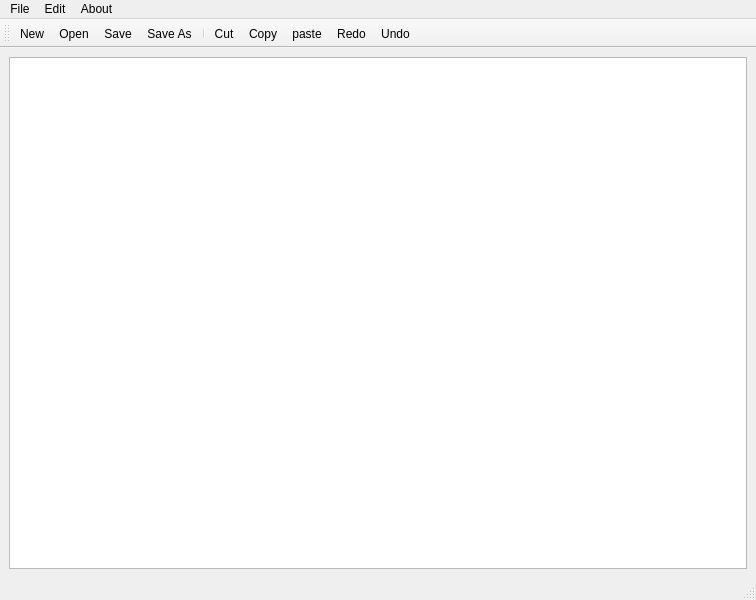
<?xml version="1.0" encoding="UTF-8"?>
<ui version="4.0">
 <class>MainWindow</class>
 <widget class="QMainWindow" name="MainWindow">
  <property name="geometry">
   <rect>
    <x>0</x>
    <y>0</y>
    <width>756</width>
    <height>600</height>
   </rect>
  </property>
  <property name="windowTitle">
   <string>MainWindow</string>
  </property>
  <widget class="QWidget" name="centralwidget">
   <layout class="QHBoxLayout" name="horizontalLayout">
    <item>
     <widget class="QTextEdit" name="textEdit"/>
    </item>
   </layout>
  </widget>
  <widget class="QStatusBar" name="statusbar"/>
  <widget class="QMenuBar" name="menubar">
   <property name="geometry">
    <rect>
     <x>0</x>
     <y>0</y>
     <width>756</width>
     <height>21</height>
    </rect>
   </property>
   <widget class="QMenu" name="menuFile">
    <property name="title">
     <string>File</string>
    </property>
    <addaction name="actionNew"/>
    <addaction name="actionOpen"/>
    <addaction name="separator"/>
    <addaction name="separator"/>
    <addaction name="actionSave"/>
    <addaction name="actionSave_As"/>
    <addaction name="separator"/>
   </widget>
   <widget class="QMenu" name="menuEdit">
    <property name="title">
     <string>Edit</string>
    </property>
    <addaction name="actionCut"/>
    <addaction name="actionCopy"/>
    <addaction name="actionpaste"/>
    <addaction name="actionRedo"/>
    <addaction name="actionUndo"/>
   </widget>
   <widget class="QMenu" name="menuAbout">
    <property name="title">
     <string>About</string>
    </property>
    <addaction name="actionabout"/>
   </widget>
   <addaction name="menuFile"/>
   <addaction name="menuEdit"/>
   <addaction name="menuAbout"/>
  </widget>
  <widget class="QToolBar" name="toolBar">
   <property name="windowTitle">
    <string>toolBar</string>
   </property>
   <attribute name="toolBarArea">
    <enum>TopToolBarArea</enum>
   </attribute>
   <attribute name="toolBarBreak">
    <bool>false</bool>
   </attribute>
   <addaction name="actionNew"/>
   <addaction name="actionOpen"/>
   <addaction name="actionSave"/>
   <addaction name="actionSave_As"/>
   <addaction name="separator"/>
   <addaction name="actionCut"/>
   <addaction name="actionCopy"/>
   <addaction name="actionpaste"/>
   <addaction name="actionRedo"/>
   <addaction name="actionUndo"/>
  </widget>
  <action name="actionNew">
   <property name="icon">
    <iconset resource="Resource.qrc">
     <normaloff>:/rec/images for notepad/new-document.png</normaloff>:/rec/images for notepad/new-document.png</iconset>
   </property>
   <property name="text">
    <string>New</string>
   </property>
   <property name="shortcut">
    <string>Ctrl+N</string>
   </property>
  </action>
  <action name="actionOpen">
   <property name="icon">
    <iconset resource="Resource.qrc">
     <normaloff>:/rec/images for notepad/folder.png</normaloff>:/rec/images for notepad/folder.png</iconset>
   </property>
   <property name="text">
    <string>Open</string>
   </property>
   <property name="shortcut">
    <string>Ctrl+O</string>
   </property>
  </action>
  <action name="actionSave">
   <property name="icon">
    <iconset resource="Resource.qrc">
     <normaloff>:/rec/images for notepad/diskette.png</normaloff>:/rec/images for notepad/diskette.png</iconset>
   </property>
   <property name="text">
    <string>Save</string>
   </property>
   <property name="shortcut">
    <string>Ctrl+S</string>
   </property>
  </action>
  <action name="actionSave_As">
   <property name="icon">
    <iconset resource="Resource.qrc">
     <normaloff>:/rec/images for notepad/diskette (1).png</normaloff>:/rec/images for notepad/diskette (1).png</iconset>
   </property>
   <property name="text">
    <string>Save As</string>
   </property>
  </action>
  <action name="actionCut">
   <property name="icon">
    <iconset resource="Resource.qrc">
     <normaloff>:/rec/images for notepad/cut.png</normaloff>:/rec/images for notepad/cut.png</iconset>
   </property>
   <property name="text">
    <string>Cut</string>
   </property>
   <property name="shortcut">
    <string>Ctrl+X</string>
   </property>
  </action>
  <action name="actionCopy">
   <property name="icon">
    <iconset resource="Resource.qrc">
     <normaloff>:/rec/images for notepad/copy-two-paper-sheets-interface-symbol.png</normaloff>:/rec/images for notepad/copy-two-paper-sheets-interface-symbol.png</iconset>
   </property>
   <property name="text">
    <string>Copy</string>
   </property>
   <property name="shortcut">
    <string>Ctrl+C</string>
   </property>
  </action>
  <action name="actionpaste">
   <property name="icon">
    <iconset resource="Resource.qrc">
     <normaloff>:/rec/images for notepad/paste.png</normaloff>:/rec/images for notepad/paste.png</iconset>
   </property>
   <property name="text">
    <string>paste</string>
   </property>
   <property name="shortcut">
    <string>Ctrl+V</string>
   </property>
  </action>
  <action name="actionRedo">
   <property name="icon">
    <iconset resource="Resource.qrc">
     <normaloff>:/rec/images for notepad/redo-arrow-symbol.png</normaloff>:/rec/images for notepad/redo-arrow-symbol.png</iconset>
   </property>
   <property name="text">
    <string>Redo</string>
   </property>
   <property name="shortcut">
    <string>Ctrl+X</string>
   </property>
  </action>
  <action name="actionUndo">
   <property name="icon">
    <iconset resource="Resource.qrc">
     <normaloff>:/rec/images for notepad/undo.png</normaloff>:/rec/images for notepad/undo.png</iconset>
   </property>
   <property name="text">
    <string>Undo</string>
   </property>
   <property name="shortcut">
    <string>Ctrl+Z</string>
   </property>
  </action>
  <action name="actionabout">
   <property name="text">
    <string>about</string>
   </property>
  </action>
 </widget>
 <resources>
  <include location="Resource.qrc"/>
 </resources>
 <connections/>
</ui>
